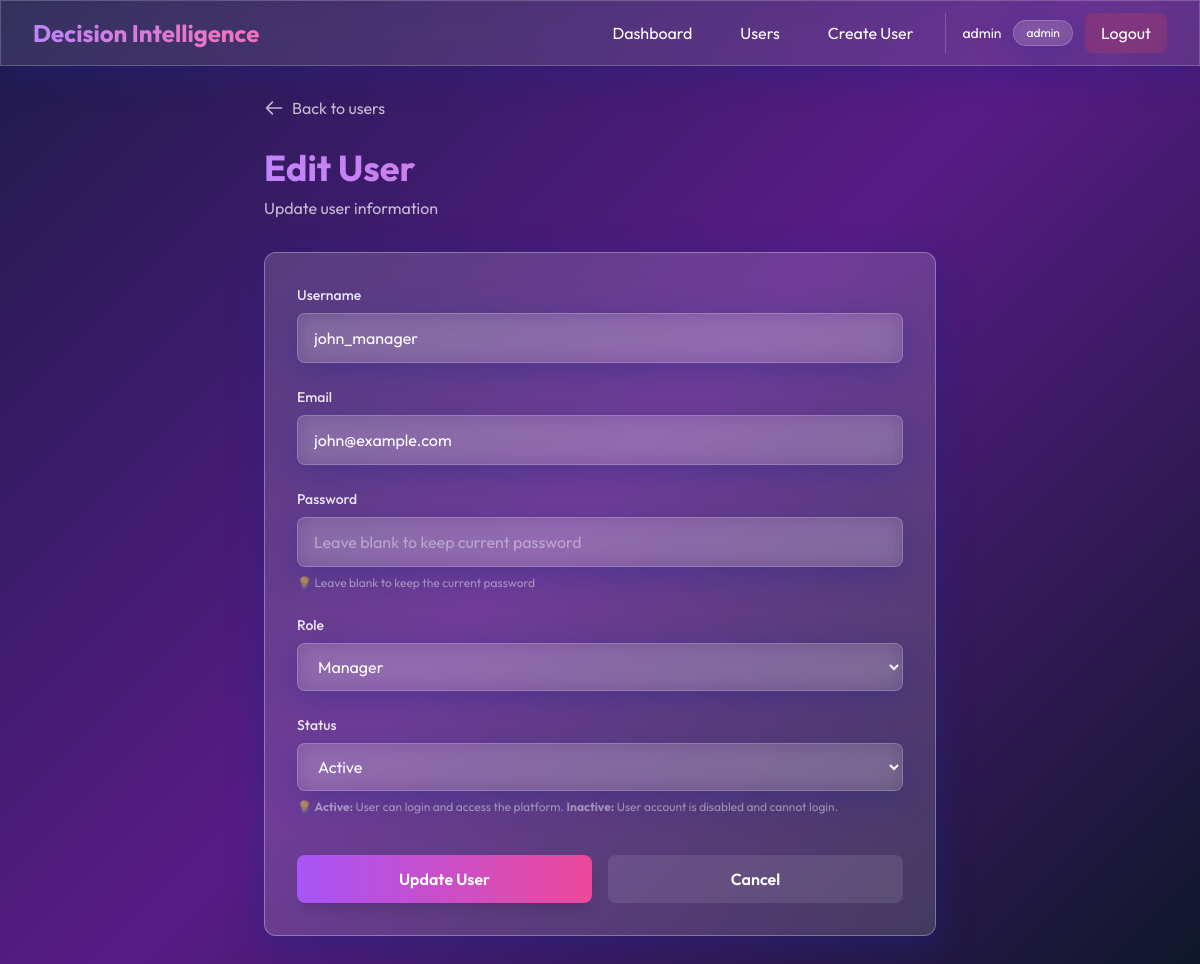
Page /admin/edit-user/2 (signed in) on the committed database.
### app.py (models this page shows, shortened)
class User(UserMixin, db.Model):
    id = db.Column(db.Integer, primary_key=True)
    username = db.Column(db.String(80), unique=True, nullable=False)
    email = db.Column(db.String(120), unique=True, nullable=False)
    password_hash = db.Column(db.String(200), nullable=False)
    role = db.Column(db.String(20), nullable=False)  # admin, manager, employee
    status = db.Column(db.String(20), default='active')
    created_at = db.Column(db.DateTime, default=datetime.utcnow)
    decisions = db.relationship('Decision', backref='creator', lazy=True)
    alerts = db.relationship('Alert', backref='user', lazy=True)

### app.py (the view, shortened to what this page needs)
@app.route('/admin/edit-user/<int:user_id>', methods=['GET', 'POST'])
@login_required
def admin_edit_user(user_id):
    if current_user.role != 'admin':
        return redirect(url_for('landing'))
    user = User.query.get_or_404(user_id)
    return render_template('admin_edit_user.html', user=user)

### app.py (called while the page is built)
@login_manager.user_loader
def load_user(user_id):
    return User.query.get(int(user_id))

### templates/admin_edit_user.html (shortened to what this page needs)
{% extends "base.html" %}
{% block content %}
<div class="max-w-2xl mx-auto">
    <div class="mb-6 fade-in">
        <a href="{{ url_for('admin_users') }}"
            class="inline-flex items-center text-white/70 hover:text-white transition">
            <svg class="w-5 h-5 mr-2" fill="none" stroke="currentColor" viewBox="0 0 24 24">
                <path stroke-linecap="round" stroke-linejoin="round" stroke-width="2" d="M10 19l-7-7m0 0l7-7m-7 7h18">
                </path>
            </svg>
            Back to users
        </a>
    </div>
    <div class="mb-8 fade-in" style="animation-delay: 0.1s">
        <h1 class="text-4xl font-bold mb-2 bg-gradient-to-r from-purple-400 to-pink-400 bg-clip-text text-transparent">
        </h1>
        <p class="text-white/70">Update user information</p>
    </div>
    <div class="glass-strong rounded-xl p-8 fade-in" style="animation-delay: 0.2s">
        <form method="POST" action="{{ url_for('admin_edit_user', user_id=user.id) }}" class="space-y-6">
            <div>
                <label for="username" class="block text-sm font-medium mb-2 text-white/90">Username</label>
                <input type="text" id="username" name="username" required value="{{ user.username }}"
                    class="w-full px-4 py-3 rounded-lg glass border border-white/20 focus:border-purple-400 focus:outline-none focus:ring-2 focus:ring-purple-400/50 transition text-white placeholder-white/40"
                    placeholder="Enter username">
            </div>
            <div>
                <label for="email" class="block text-sm font-medium mb-2 text-white/90">Email</label>
                <input type="email" id="email" name="email" required value="{{ user.email }}"
                    class="w-full px-4 py-3 rounded-lg glass border border-white/20 focus:border-purple-400 focus:outline-none focus:ring-2 focus:ring-purple-400/50 transition text-white placeholder-white/40"
                    placeholder="Enter email address">
            </div>
            <div>
                <label for="password" class="block text-sm font-medium mb-2 text-white/90">Password</label>
                <input type="password" id="password" name="password"
                    class="w-full px-4 py-3 rounded-lg glass border border-white/20 focus:border-purple-400 focus:outline-none focus:ring-2 focus:ring-purple-400/50 transition text-white placeholder-white/40"
                    placeholder="Leave blank to keep current password">
                <p class="text-white/50 text-xs mt-2">
                    💡 Leave blank to keep the current password
                </p>
            </div>
            <div>
                <label for="role" class="block text-sm font-medium mb-2 text-white/90">Role</label>
                <select id="role" name="role" required
                    class="w-full px-4 py-3 rounded-lg glass border border-white/20 focus:border-purple-400 focus:outline-none focus:ring-2 focus:ring-purple-400/50 transition text-white">
                    <option value="manager" class="bg-slate-800" {% if user.role=='manager' %}selected{% endif %}>
                        Manager</option>
                </select>
            </div>
            <div>
                <label for="status" class="block text-sm font-medium mb-2 text-white/90">Status</label>
                <select id="status" name="status" required
                    class="w-full px-4 py-3 rounded-lg glass border border-white/20 focus:border-purple-400 focus:outline-none focus:ring-2 focus:ring-purple-400/50 transition text-white">
                    <option value="active" class="bg-slate-800" {% if user.status=='active' %}selected{% endif %}>Active
                    </option>
                </select>
                <p class="text-white/50 text-xs mt-2">
                    💡 <strong>Active:</strong> User can login and access the platform. <strong>Inactive:</strong> User
                    account is disabled and cannot login.
                </p>
            </div>
            <div class="flex gap-4 pt-4">
                <button type="submit"
                    class="flex-1 py-3 rounded-lg font-semibold bg-gradient-to-r from-purple-500 to-pink-500 hover:from-purple-600 hover:to-pink-600 transition transform hover:scale-105 shadow-lg">
                    Update User
                </button>
                <a href="{{ url_for('admin_users') }}"
                    class="flex-1 py-3 rounded-lg font-semibold bg-white/10 hover:bg-white/20 transition text-center">
                    Cancel
                </a>
            </div>
        </form>
    </div>
</div>
{% endblock %}

### templates/base.html (shortened to what this page needs)
<!DOCTYPE html>
<html lang="en">
<head>
    <script src="https://cdn.tailwindcss.com"></script>
</head>
<body class="text-white">
    {% if current_user.is_authenticated %}
    <nav class="glass fixed top-0 left-0 right-0 z-50">
        <div class="max-w-7xl mx-auto px-4 sm:px-6 lg:px-8">
            <div class="flex justify-between items-center h-16">
                <div class="flex items-center">
                    <h1
                        class="text-2xl font-bold bg-gradient-to-r from-purple-400 to-pink-400 bg-clip-text text-transparent">
                    </h1>
                </div>
                <div class="hidden md:flex items-center space-x-4">
                    {% block nav_links %}
                    {% if current_user.role == 'admin' %}
                    <a href="{{ url_for('admin_dashboard') }}"
                        class="px-4 py-2 rounded-lg hover:bg-white/10 transition">Dashboard</a>
                    <a href="{{ url_for('admin_users') }}"
                        class="px-4 py-2 rounded-lg hover:bg-white/10 transition">Users</a>
                    <a href="{{ url_for('admin_create_user') }}"
                        class="px-4 py-2 rounded-lg hover:bg-white/10 transition">Create User</a>
                    {% endif %}
                    {% endblock %}
                    <div class="flex items-center space-x-3 ml-4 pl-4 border-l border-white/20">
                        <span class="text-sm">{{ current_user.username }}</span>
                        <span class="px-3 py-1 rounded-full text-xs glass">{{ current_user.role }}</span>
                        <a href="{{ url_for('logout') }}"
                            class="px-4 py-2 bg-red-500/20 hover:bg-red-500/30 rounded-lg transition">Logout</a>
                    </div>
                </div>
            </div>
        </div>
    </nav>
    <div class="h-16"></div>
    {% endif %}
    <main class="{% if current_user.is_authenticated %}container mx-auto px-4 py-8{% endif %}">
        {% block content %}{% endblock %}
    </main>
</body>
</html>

### templates/base.html (style rules this page uses)
* { font-family: 'Outfit', sans-serif; }
body { background: linear-gradient(135deg, #1e1b4b 0%, #581c87 50%, #0f172a 100%); min-height: 100vh; background-attachment: fixed; }
.glass { background: rgba(255, 255, 255, 0.1); backdrop-filter: blur(10px); -webkit-backdrop-filter: blur(10px); border: 1px solid rgba(255, 255, 255, 0.2); box-shadow: 0 8px 32px 0 rgba(31, 38, 135, 0.37); }
.glass-strong { background: rgba(255, 255, 255, 0.15); backdrop-filter: blur(15px); -webkit-backdrop-filter: blur(15px); border: 1px solid rgba(255, 255, 255, 0.3); box-shadow: 0 8px 32px 0 rgba(31, 38, 135, 0.5); }
.fade-in { animation: fadeIn 0.6s ease-out forwards; }
button, a.px-3 { transition: all 0.3s ease; }

### rows in the picture
User: username "admin", role "admin"
User: username "john_manager", email "john@example.com", role "Manager", status "Active"
